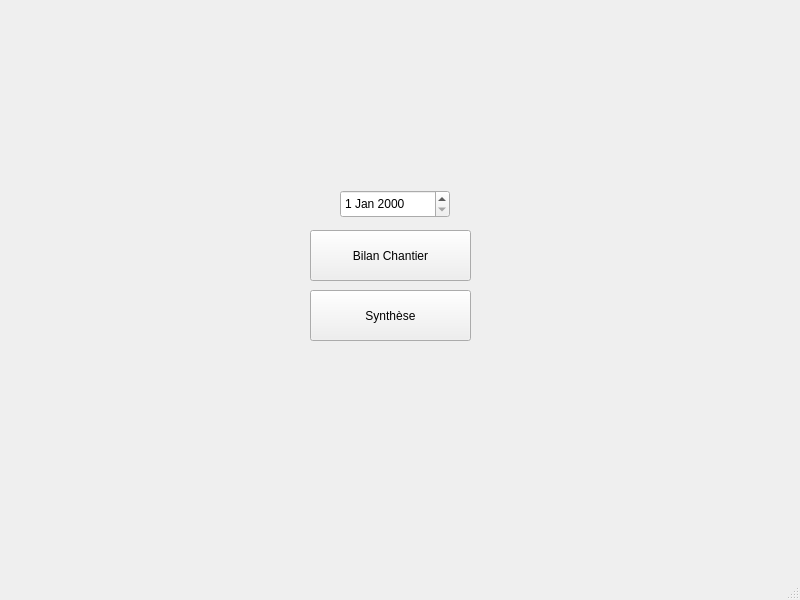
<?xml version="1.0" encoding="UTF-8"?>
<ui version="4.0">
 <class>MainWindow</class>
 <widget class="QMainWindow" name="MainWindow">
  <property name="geometry">
   <rect>
    <x>0</x>
    <y>0</y>
    <width>800</width>
    <height>600</height>
   </rect>
  </property>
  <property name="windowTitle">
   <string>MainWindow</string>
  </property>
  <widget class="QWidget" name="centralwidget">
   <widget class="QPushButton" name="pushButton">
    <property name="geometry">
     <rect>
      <x>310</x>
      <y>230</y>
      <width>161</width>
      <height>51</height>
     </rect>
    </property>
    <property name="text">
     <string>Bilan Chantier</string>
    </property>
   </widget>
   <widget class="QPushButton" name="pushButton_2">
    <property name="geometry">
     <rect>
      <x>310</x>
      <y>290</y>
      <width>161</width>
      <height>51</height>
     </rect>
    </property>
    <property name="text">
     <string>Synthèse</string>
    </property>
   </widget>
   <widget class="QDateEdit" name="dateEdit">
    <property name="geometry">
     <rect>
      <x>340</x>
      <y>190</y>
      <width>110</width>
      <height>28</height>
     </rect>
    </property>
   </widget>
  </widget>
  <widget class="QMenuBar" name="menubar">
   <property name="geometry">
    <rect>
     <x>0</x>
     <y>0</y>
     <width>800</width>
     <height>24</height>
    </rect>
   </property>
  </widget>
  <widget class="QStatusBar" name="statusbar"/>
 </widget>
 <resources/>
 <connections/>
</ui>
